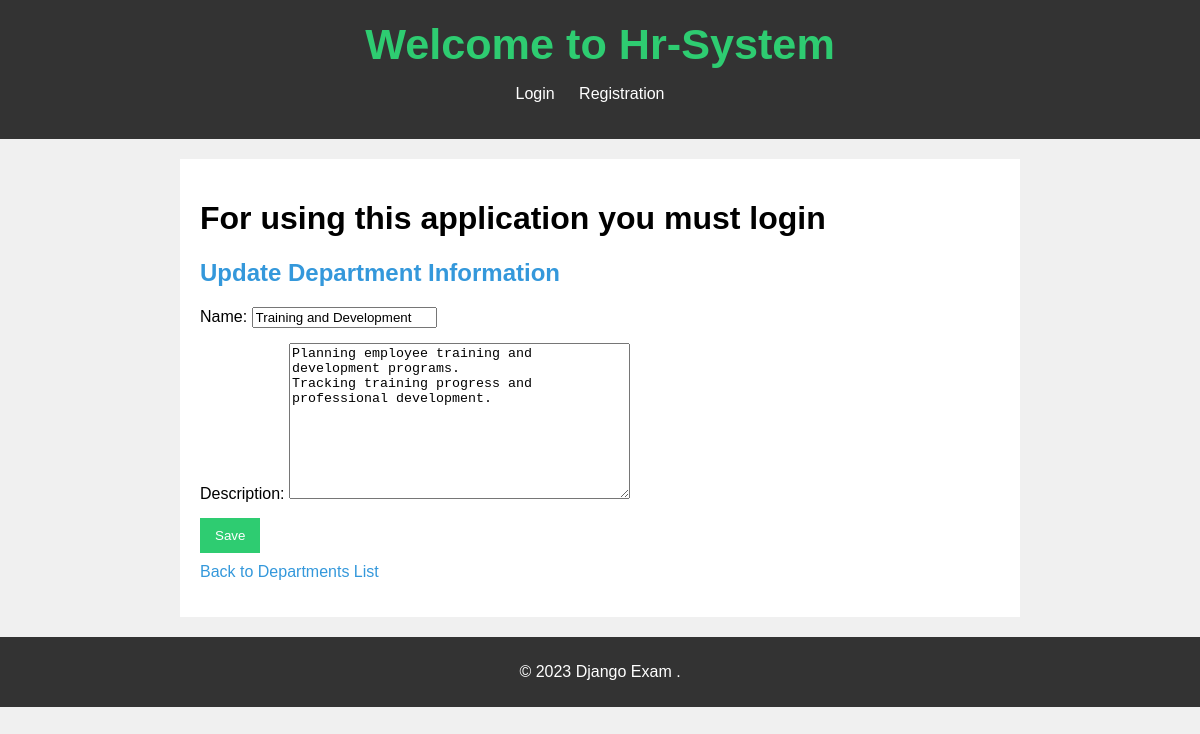
Screenshot of /departments/update/3/ with the database file from the repository.
### hr_system/models.py (models this page shows, shortened)
class Department(models.Model):
    name = models.CharField(max_length=255, unique=True)
    description = models.TextField(null=True, blank=True)
    user = models.ForeignKey(User, on_delete=models.CASCADE, null=True, blank=True)

### hr_system/views.py (the view, shortened to what this page needs)
# urls.py: path('departments/update/<int:pk>/', DepartmentUpdate.as_view(), name='update_departments'),
class DepartmentUpdate(UpdateView):
    model = Department
    fields = ['name', 'description']
    template_name = 'departments/department_update.html'
    success_url = reverse_lazy('departments')

### templates/departments/department_update.html (shortened to what this page needs)
{% extends 'base.html' %}
{% block content %}
  <h2 style="color: #3498db;">Update Department Information</h2>
  <form method="post" style="margin-top: 20px;">
    <div style="margin-bottom: 15px;">
      {{ form.name.label_tag }}
      {{ form.name }}
    </div>
    <div style="margin-bottom: 15px;">
      {{ form.description.label_tag }}
      {{ form.description }}
    </div>
    <button type="submit" style="background-color: #2ecc71; color: #fff; padding: 10px 15px; border: none; cursor: pointer;">Save</button>
  </form>
  <a href="{% url 'departments' %}" style="text-decoration: none; color: #3498db; display: block; margin-top: 10px;">Back to Departments List</a>
{% endblock %}

### static/css/base.css (style rules this page uses)
body { font-family: Arial, sans-serif; background-color: #f0f0f0; margin: 0; padding: 0; }

### rows the page displays
Department: name "Training and Development", description "Planning employee training and development programs. Tracking training progress and professional development."
